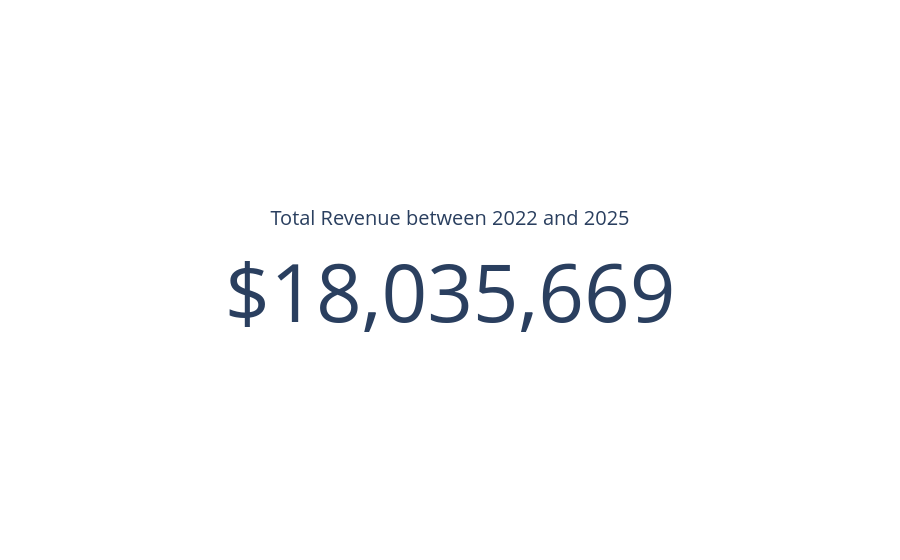
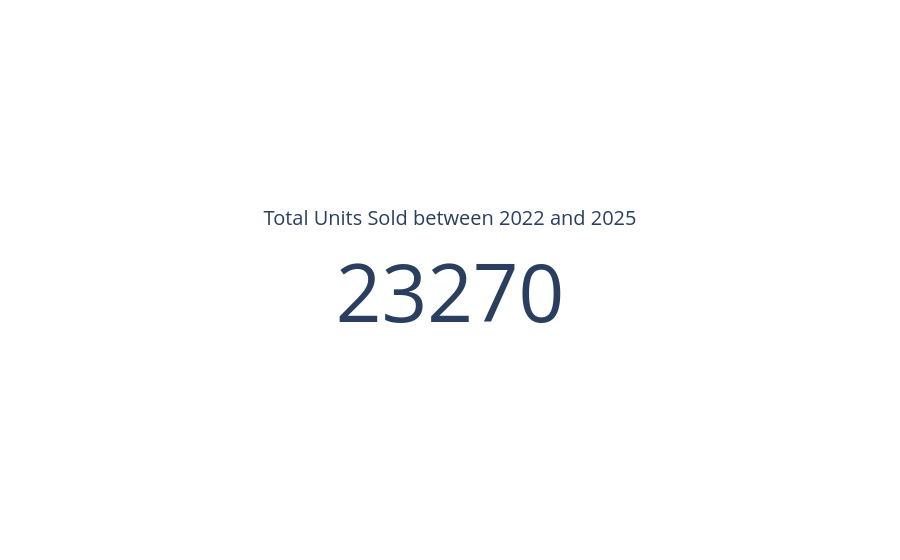
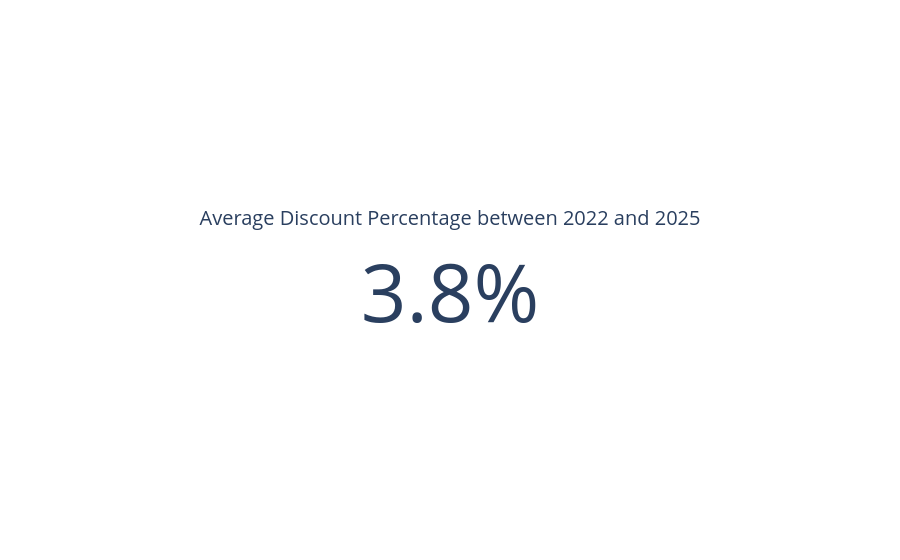

The cell these charts' notebook holds for them, in order:
### Markdown cell above
# Executive overview

### Code cell
total_revenue = df['revenue_usd'].sum()
total_units = df['units_sold'].sum()
avg_discount = df['discount_pct'].mean()

kpis = pd.DataFrame({
    "Metric": ["Total Revenue", "Units Sold", "Average Discount"],
    "Value": [
        f"${total_revenue/1e6:.1f}M",
        f"{total_units:,}",
        f"{avg_discount:.1f}%"
    ]
})

ind1 = go.Figure(go.Indicator(
    mode="number",
    value=total_revenue,
    number={'prefix': "$", 'valueformat': ",.0f"},
    title={"text": "Total Revenue between 2022 and 2025"}
))

ind2 = go.Figure(go.Indicator(
    mode="number",
    value=total_units,
    number={'valueformat': ".0f"},
    title={"text": "Total Units Sold between 2022 and 2025"}
))

ind3 = go.Figure(go.Indicator(
    mode="number",
    value=avg_discount,
    number={'suffix': "%", 'valueformat': ".1f"},
    title={"text": "Average Discount Percentage between 2022 and 2025"}
))

ind1.show()
ind2.show()
ind3.show()

### Figure 1 — Plotly figure (JSON) as saved in the notebook; plotly's stock layout.template omitted (floating-point values rounded to 4 significant figures)
{"data": [{"mode": "number", "number": {"prefix": "$", "valueformat": ",.0f"}, "title": {"text": "Total Revenue between 2022 and 2025"}, "type": "indicator", "value": 18040000.0}], "layout": {}}

### Figure 2 — Plotly figure (JSON) as saved in the notebook; plotly's stock layout.template omitted (floating-point values rounded to 4 significant figures)
{"data": [{"mode": "number", "number": {"valueformat": ".0f"}, "title": {"text": "Total Units Sold between 2022 and 2025"}, "type": "indicator", "value": 23270}], "layout": {}}

### Figure 3 — Plotly figure (JSON) as saved in the notebook; plotly's stock layout.template omitted (floating-point values rounded to 4 significant figures)
{"data": [{"mode": "number", "number": {"suffix": "%", "valueformat": ".1f"}, "title": {"text": "Average Discount Percentage between 2022 and 2025"}, "type": "indicator", "value": 3.842}], "layout": {}}
